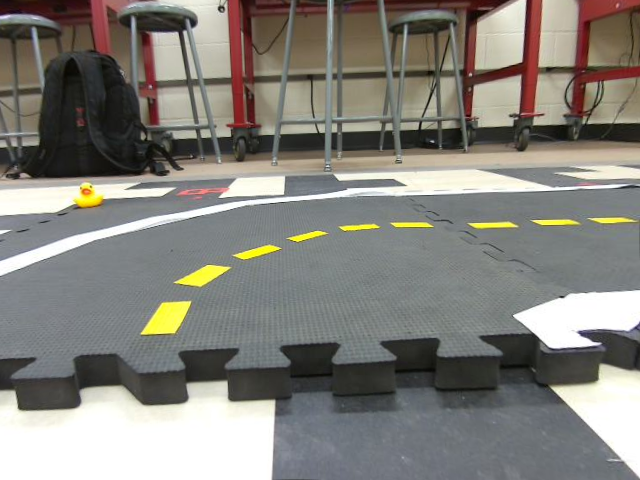
#> input picture clients/beginning_turn.png, 640 x 480 px
$ python -i lane_finder.py   (imports and definitions only)
#> lines starting #> are read from the running program, lines starting #| are printed output that depends on the picture; after the words box and inside, x2 and y2 are one past the last pixel; in counts of white or black regions, pixels touching at a corner belong together
#> further down, picture is the input picture: shape (480, 640, 3); mean B, G, R 123.3, 129.6, 132
import time
import numpy as np
import cv2
import sys
import threading
import logging
import math

def iso_lines(frame):
    hsv = cv2.cvtColor(frame,cv2.COLOR_BGR2HSV)
#> hsv: shape (480, 640, 3); mean H, S, V 58.3, 33.6, 135.7
    gray = cv2.cvtColor(frame,cv2.COLOR_BGR2GRAY)
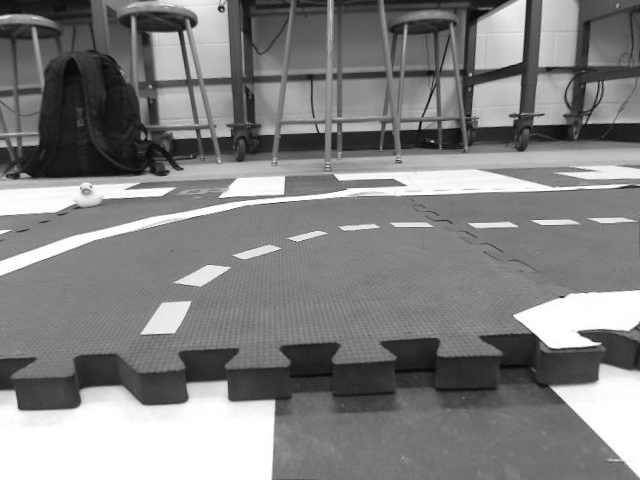
#> gray: shape (480, 640); min 7, max 255, mean 129.6
    ly = np.array([20,100,100],dtype=np.uint8)
    uy = np.array([30,255,255],dtype=np.uint8)
    lw = np.array([0,0,230],dtype=np.uint8)
    uw = np.array([255,255,255],dtype=np.uint8)
    w_mask = cv2.inRange(gray,200,255)
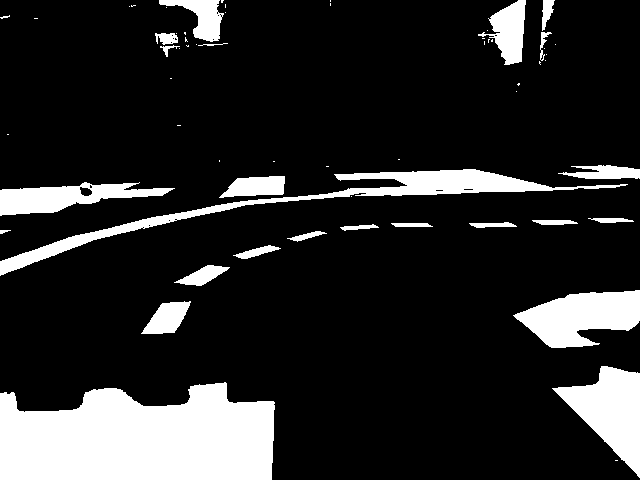
#> w_mask: shape (480, 640); 16.1% white; 61 white regions (37 under 20 px), largest, box (x1, y1, x2, y2) and area: (0, 382, 275, 480) 22035, (0, 169, 628, 276) 6675, (552, 366, 640, 478) 4801
    #w_mask = cv2.inRange(hsv,lw,uw)
    y_mask = cv2.inRange(hsv,ly,uy)
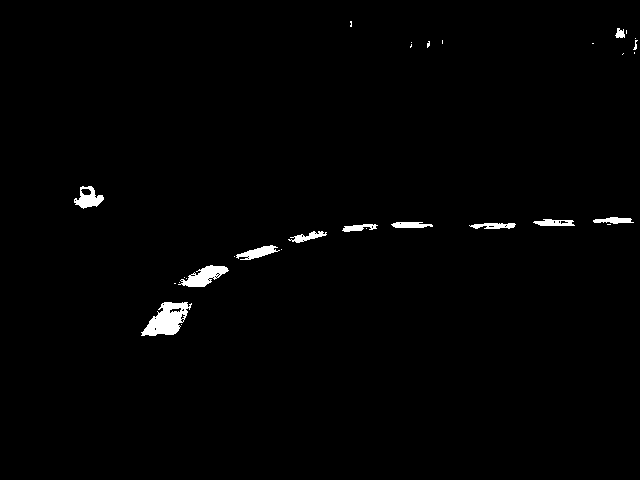
#> y_mask: shape (480, 640); 1.1% white; 31 white regions (19 under 20 px), largest, box (x1, y1, x2, y2) and area: (141, 302, 192, 336) 972, (178, 265, 229, 287) 556, (74, 186, 104, 209) 363
    yw_mask = cv2.bitwise_or(w_mask,y_mask)
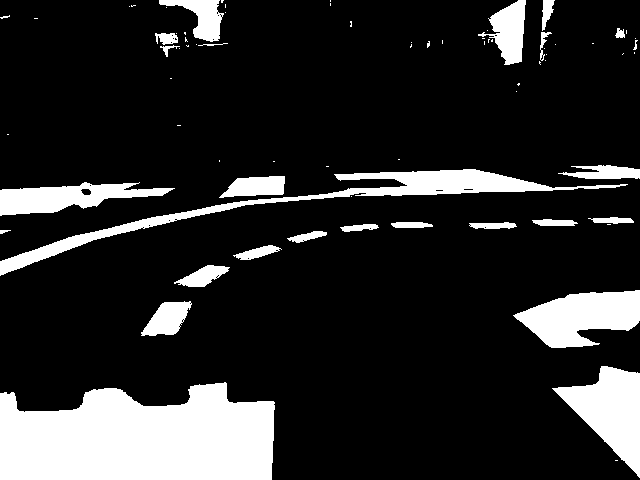
#> yw_mask: shape (480, 640); 16.4% white; 74 white regions (48 under 20 px), largest, box (x1, y1, x2, y2) and area: (0, 382, 275, 480) 22035, (0, 169, 628, 276) 6675, (552, 366, 640, 478) 4801
    final_image = cv2.bitwise_and(gray,yw_mask)
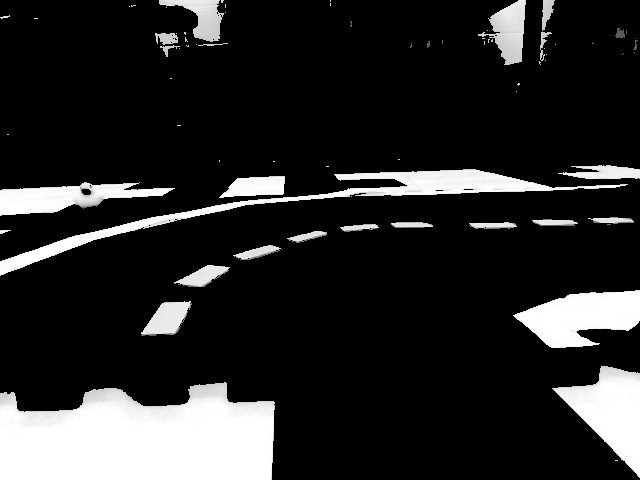
#> final_image: shape (480, 640); min 0, max 255, mean 39.9
    final_image_=cv2.GaussianBlur(final_image,(5,5),0)
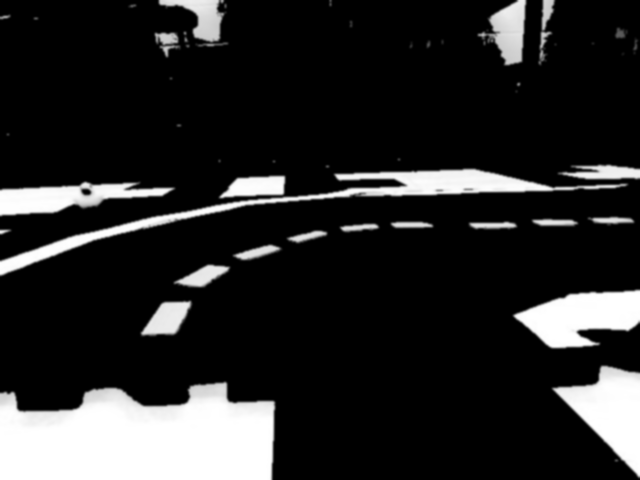
#> final_image_: shape (480, 640); min 0, max 255, mean 39.9
    canny_edge = cv2.Canny(final_image_,200,600)
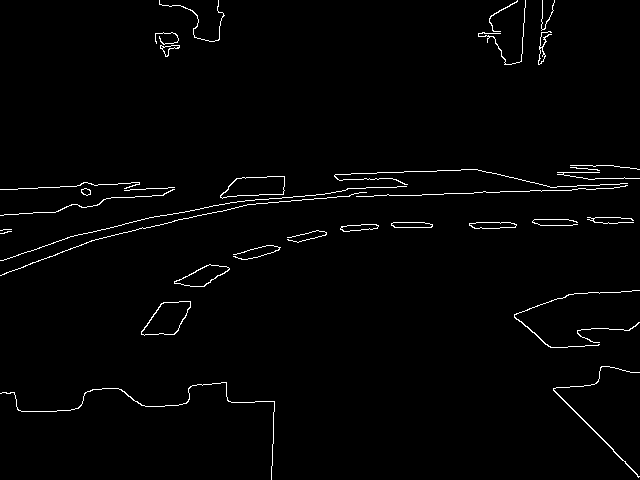
#> canny_edge: shape (480, 640); 1.6% white in thin lines or dots
    return canny_edge,final_image

# [83 lines left out: functions ROI, find_lines, average_slope_intercept, make_points, not called in this run]

>>> import cv2
>>> picture = cv2.imread('beginning_turn.png')
>>> result = iso_lines(picture)

$ run again, on clients/lane_1.png
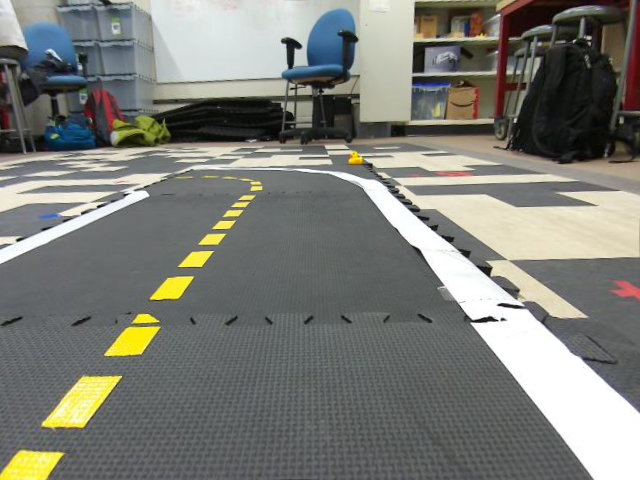
#> input picture clients/lane_1.png, 640 x 480 px
#> picture is the input picture: shape (480, 640, 3); mean B, G, R 118.3, 124.6, 123.6
#> hsv: shape (480, 640, 3); mean H, S, V 68.7, 30.7, 128.6
#> in iso_lines, `w_mask = cv2.inRange(gray,200,255)`:
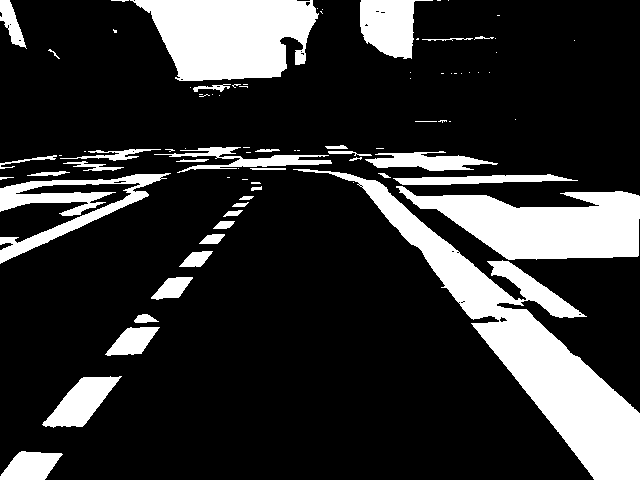
#> w_mask: shape (480, 640); 19.8% white; 84 white regions (45 under 20 px), largest, box (x1, y1, x2, y2) and area: (293, 169, 640, 480) 19899, (130, 0, 319, 81) 11042, (396, 186, 640, 260) 10755
#> y_mask: shape (480, 640); 2.1% white; 45 white regions (29 under 20 px), largest, box (x1, y1, x2, y2) and area: (42, 375, 122, 430) 1694, (0, 451, 65, 480) 1386, (105, 313, 161, 358) 1343
#> in iso_lines, `canny_edge = cv2.Canny(final_image_,200,600)`:
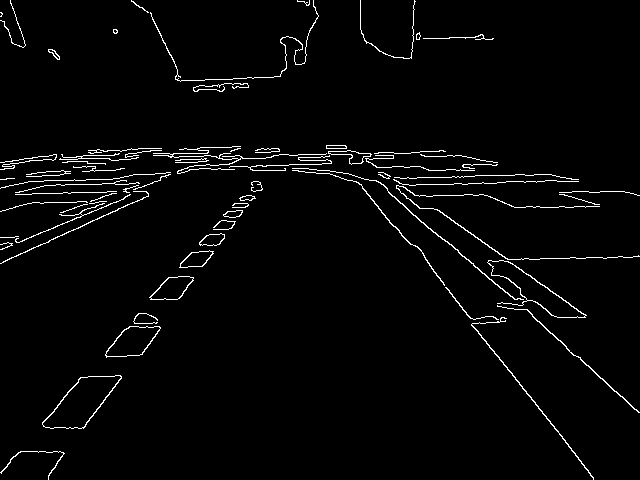
#> canny_edge: shape (480, 640); 2.6% white in thin lines or dots

$ run again, on clients/lane_turn.png
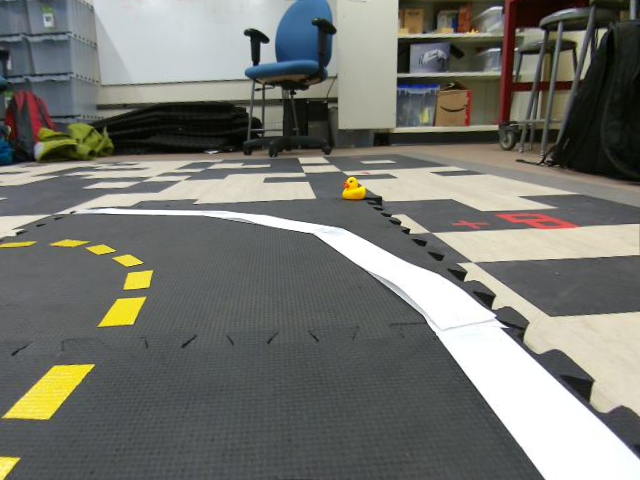
#> input picture clients/lane_turn.png, 640 x 480 px
#> picture is the input picture: shape (480, 640, 3); mean B, G, R 111.3, 117.5, 116.8
#> hsv: shape (480, 640, 3); mean H, S, V 67.1, 36, 121.6
#> in iso_lines, `w_mask = cv2.inRange(gray,200,255)`:
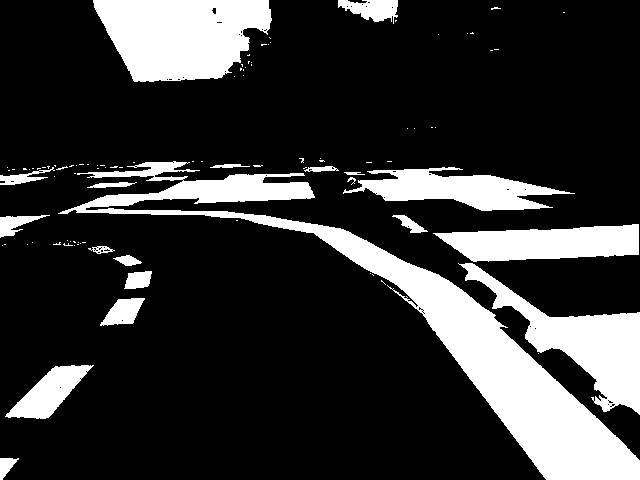
#> w_mask: shape (480, 640); 20.3% white; 98 white regions (78 under 20 px), largest, box (x1, y1, x2, y2) and area: (58, 161, 640, 480) 25900, (93, 0, 272, 82) 11063, (458, 263, 640, 415) 8134
#> y_mask: shape (480, 640); 1.8% white; 35 white regions (19 under 20 px), largest, box (x1, y1, x2, y2) and area: (2, 364, 95, 421) 2464, (98, 296, 148, 328) 943, (122, 270, 154, 291) 473
#> in iso_lines, `canny_edge = cv2.Canny(final_image_,200,600)`:
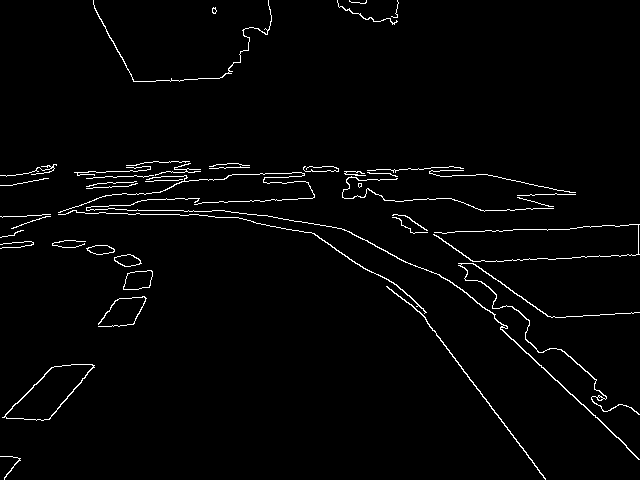
#> canny_edge: shape (480, 640); 2.2% white in thin lines or dots
